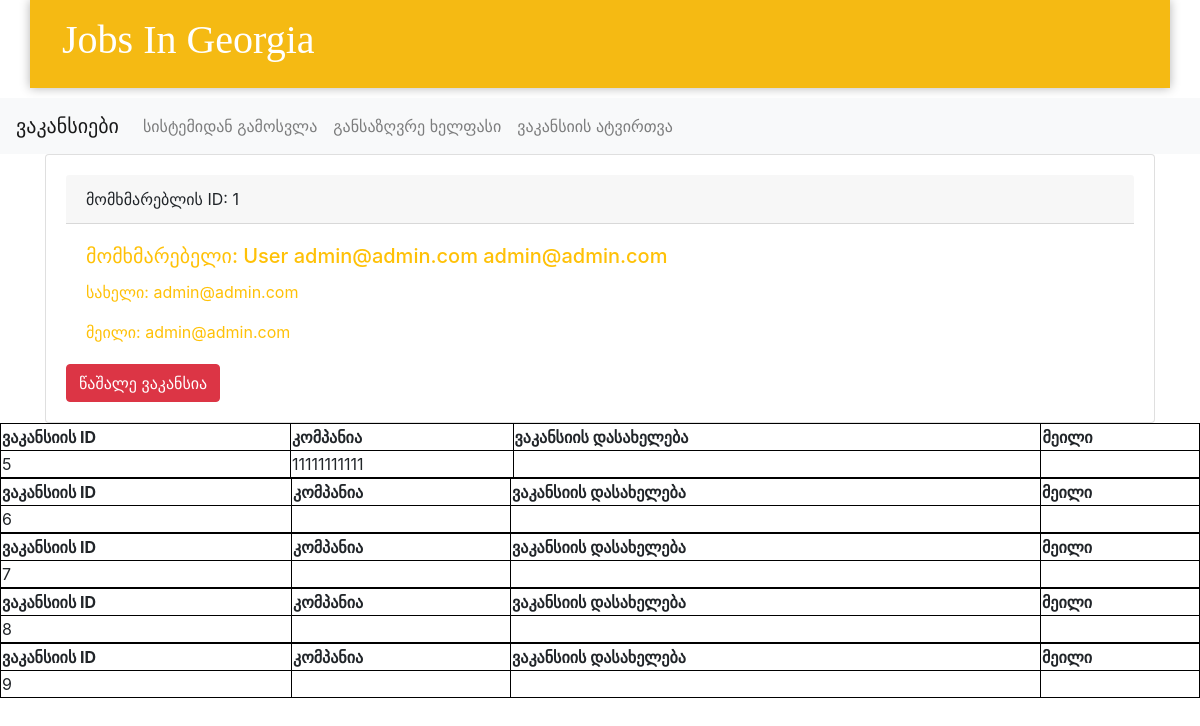
The page /home (signed in) on the database as committed earlier.
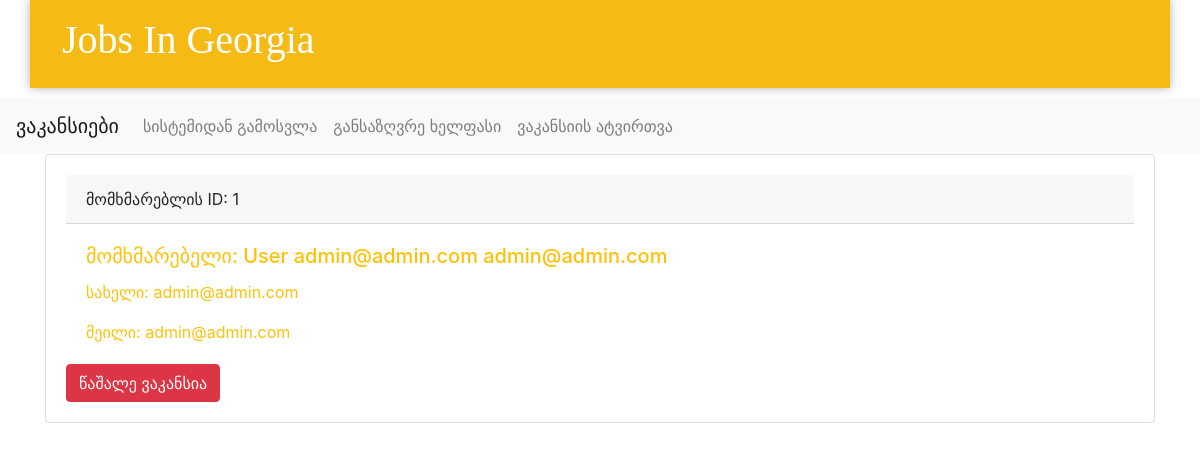
The same page on the database as committed later.
### jobsInGeorgia.py (models this page shows, shortened)
class User(db.Model,UserMixin):
    id = db.Column(db.Integer, primary_key=True)
    username = db.Column(db.String, unique=True)
    email = db.Column(db.String, unique=True)
    password = db.Column(db.String)
    salary_rate = db.relationship("SalaryRate", backref='author', lazy=True)
    company_info = db.relationship("CompanyInfo", backref='author', lazy=True)
    def __repr__(self):
        return f"User  {self.username} {self.email} "

class CompanyInfo(db.Model,UserMixin):
    id = db.Column(db.Integer, primary_key=True)
    company_announcer = db.Column(db.String)
    company_announcerPhone = db.Column(db.Integer)
    company_anouncerEmail = db.Column(db.String,)
    company_name = db.Column(db.String)
    company_logo = db.Column(db.String)
    company_ID = db.Column(db.Integer)
    company_mail = db.Column(db.String)
    company_Phonenumber = db.Column(db.Integer)
    company_jobtittle = db.Column(db.Text)
    company_jobplace = db.Column(db.Text)
    company_jobShortDesc = db.Column(db.Text)
    company_jobLongDesc = db.Column(db.Text)
    company_jobSalary = db.Column(db.Text)
    company_jobstartdate = db.Column(db.Text)
    company_jobenddate = db.Column(db.Text)
    date_posted = db.Column(db.DateTime, default=datetime.utcnow)
    user_id = db.Column(db.Integer, db.ForeignKey('user.id'), nullable=False)

### jobsInGeorgia.py (the view, shortened to what this page needs)
@app.route('/home', methods=['GET', 'POST'])
@login_required
def home():
    print(current_user)
    vacancys = CompanyInfo.query.all()
    posts = SalaryRate.query.all()
    return render_template('home.html', posts=posts, ADMIN_USER_ID=ADMIN_USER_ID, vacancys=vacancys)

### jobsInGeorgia.py (called while the page is built)
@login_manager.user_loader
def load_user(user_id):
    return User.query.get(int(user_id))

### templates/home.html (shortened to what this page needs)
{% extends 'layout.html' %}
{% block content %}
<nav class="navbar navbar-expand-lg navbar-light bg-light">
  <a class="navbar-brand" href="/">ვაკანსიები</a>
  <div class="collapse navbar-collapse" id="navbarNav">
    <ul class="navbar-nav">
      {% if current_user.is_authenticated %}
      <li class="nav-item">
        <a class="nav-link" href="{{ url_for('logout') }}">სისტემიდან გამოსვლა</a>
      </li>
      <li class="nav-item">
        <a class="nav-link" href="{{ url_for('salaryRate') }}">განსაზღვრე ხელფასი</a>
      </li>
      {%if current_user.id in ADMIN_USER_ID%}
      <li class="nav-item">
        <a class="nav-link" href="{{ url_for('uploadVacancy') }}">ვაკანსიის ატვირთვა</a>
      </li>
      {% endif %}
      {% endif %}
    </ul>
  </div>
</nav>
<div class="container">
  <div class="card">
    <div class="card-body">
      <div class="card-header">მომხმარებლის ID: {{ current_user.id}}</div>
      <div class="card-body text-warning">
        <h5 class="card-title">მომხმარებელი: {{ current_user}}</h5>
        <p class="card-text">სახელი: {{ current_user.username }}</p>
        <p class="card-text">მეილი: {{ current_user.email }}</p>
      </div>
      {%if current_user.id in ADMIN_USER_ID%}
      <button type="button" class="btn btn-danger" data-toggle="modal" data-target="#deleteleModal">
        წაშალე ვაკანსია
      </button>
      {% endif %}
    </div>
  </div>
</div>
{%if current_user.id in ADMIN_USER_ID%}
{% for vacancy in vacancys %}
<table style="width:100%">
  <tr>
    <th>ვაკანსიის ID</th>
    <th>კომპანია</th>
    <th>ვაკანსიის დასახელება</th>
    <th>მეილი</th>
  </tr>
  <tr>
    <td>{{ vacancy.id }}</td>
    <td>{{ vacancy.company_name }}</td>
    <td>{{ vacancy.company_jobtittle }}</td>
    <td>{{ vacancy.company_mail }}</td>
  </tr>
</table>
{% endfor %}
{% endif %}
{% endblock content %}

### templates/layout.html (shortened to what this page needs)
<!doctype html>
<html lang="en">
  <head>
    <link rel="stylesheet" href="https://cdn.jsdelivr.net/npm/bootstrap@4.3.1/dist/css/bootstrap.min.css">
  </head>
<body>
  <header>
    <h1>Jobs In Georgia</h1>
  </header>
  {% block content%}
  {% endblock content%}
</body>
</html>

### templates/layout.html (style rules this page uses)
header { background-color: #f5ba13; width: 95%; margin: 0 auto 10px auto; padding: 16px 32px; box-shadow: 0 0 10px 0 rgba(0, 0, 0, 0.3); }
header h1 { color: #fff; font-family: "McLaren", cursive; font-weight: 200; }

Rows that differ between the two databases and show on the page:
removed CompanyInfo: id "5", company_name "11111111111"
removed CompanyInfo: id "6"
removed CompanyInfo: id "7"
removed CompanyInfo: id "8"
removed CompanyInfo: id "9"
